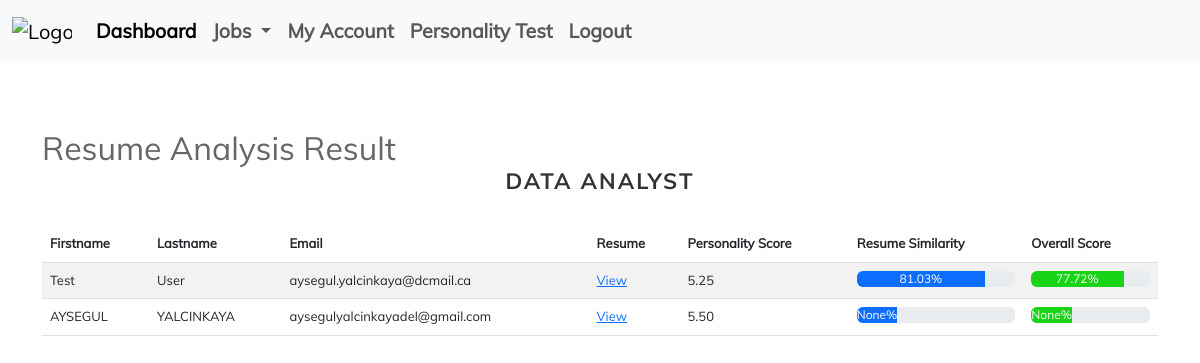
The page /employer/analysis-result/1/ (signed in) on the database its author committed.
### employer/models.py (models this page shows, shortened)
class Job(models.Model):
    title = models.CharField(max_length=100)
    company = models.CharField(max_length=100)
    location = models.CharField(max_length=100)
    summary = models.TextField()
    description = models.TextField()
    requirements = models.TextField()
    start_date = models.DateField()
    end_date = models.DateField()
    personality_1=models.CharField(null=True,max_length=20)
    personality_2 = models.CharField(null=True,max_length=20)
    personality_3 = models.CharField(null=True,max_length=20)

### users/models.py (models this page shows, shortened)
class JobApplication(models.Model):
    job = models.ForeignKey(Job, on_delete=models.CASCADE)
    user = models.ForeignKey(CustomUser, on_delete=models.CASCADE)
    resume_text = models.TextField()
    resume_link = models.TextField()
    similarity=models.DecimalField(null=True,decimal_places=2,max_digits=5)
    personality = models.DecimalField(null=True, decimal_places=2, max_digits=3)
    overall_score=models.DecimalField(null=True,decimal_places=2,max_digits=5)

class CustomUser(AbstractBaseUser, PermissionsMixin):
    email = models.EmailField(_("email address"), unique=True)
    first_name = models.CharField(blank=False, max_length=150)
    last_name = models.CharField(blank=False, max_length=150)
    address = models.CharField(blank=True, max_length=150)
    city = models.CharField(blank=True, max_length=50)
    state = models.CharField(blank=True, max_length=10)
    phone = models.CharField(blank=True, max_length=20)
    is_staff = models.BooleanField(default=False)
    is_active = models.BooleanField(default=True)
    date_joined = models.DateTimeField(default=timezone.now)
    USERNAME_FIELD = "email"
    REQUIRED_FIELDS = []
    objects = CustomUserManager()

### employer/views.py (the view)
# urls.py: path('employer/analysis-result/<int:job_id>/', analysis_result, name='analysis_result')
@login_required(login_url='/login')
def analysis_result(request, job_id):
    if request.method == 'GET':
        applicants = JobApplication.objects.filter(job__id=job_id).order_by("-overall_score")
        job = Job.objects.filter(id=job_id)
        return render(request, 'employer/analysis-result.html', {'applicants': applicants, 'job': job[0]})

### templates/employer/analysis-result.html
{% extends 'employer/base.html' %}
{% block content %}
    <div class="inner">
        <h2>Resume Analysis Result</h2>
        <h3>{{ job.title }}</h3>
        <table class="table table-striped">
            <thead>
            <th>Firstname</th>
            <th>Lastname</th>
            <th>Email</th>
            <th>Resume</th>
            <th>Personality Score</th>
            <th>Resume Similarity</th>
            <th>Overall Score</th>
            </thead>
            <tbody>
            {% for applicant in applicants %}
                <tr>
                    <td>{{ applicant.user.first_name }}</td>
                    <td>{{ applicant.user.last_name }}</td>
                    <td>{{ applicant.user.email }}</td>
                    <td><a href="{{ applicant.resume_link }}" target="_blank">View</a></td>
                    <td>{{ applicant.personality }}</td>
                    <td>
                        <div class="progress">
                            <div class="progress-bar" role="progressbar" aria-valuenow="{{ applicant.similarity }}"
                                 aria-valuemin="0" aria-valuemax="100" style="width:{{ applicant.similarity }}%">
                                {{ applicant.similarity }}%
                            </div>
                        </div>
                    </td>
                <td><div class="progress">
                            <div class="progress-bar" role="progressbar" aria-valuenow="{{ applicant.overall_score }}"
                                 aria-valuemin="0" aria-valuemax="100" style="width:{{ applicant.overall_score }}%;background-color: #19d319">
                                {{ applicant.overall_score }}%
                            </div>
                        </div></td>
                </tr>
            {% endfor %}
            </tbody>
        </table>
    </div>
{% endblock %}

### static/css/style.css (style rules this page uses)
* { -webkit-box-sizing: border-box; -moz-box-sizing: border-box; box-sizing: border-box; }
body { font-family: "Muli-Regular"; color: #666; font-size: 13px; margin: 0; }
p, h1, h2, h3, h4, h5, h6, ul { margin: 0; }
.inner { min-width: 850px; margin: auto; padding-top: 68px; padding-bottom: 48px; }
.inner h3 { text-transform: uppercase; font-size: 22px; font-family: "Muli-Bold"; text-align: center; margin-bottom: 32px; color: #333; letter-spacing: 2px; }

### rows shown on the page
Job: title "DATA ANALYST"
JobApplication: user.first_name "Test", user.last_name "User", user.email "aysegul.yalcinkaya@dcmail.ca", personality "5.25", similarity "81.03", overall_score "77.72"
JobApplication: user.first_name "AYSEGUL", user.last_name "YALCINKAYA", user.email "aysegulyalcinkayadel@gmail.com", personality "5.50", similarity "None", overall_score "None"
